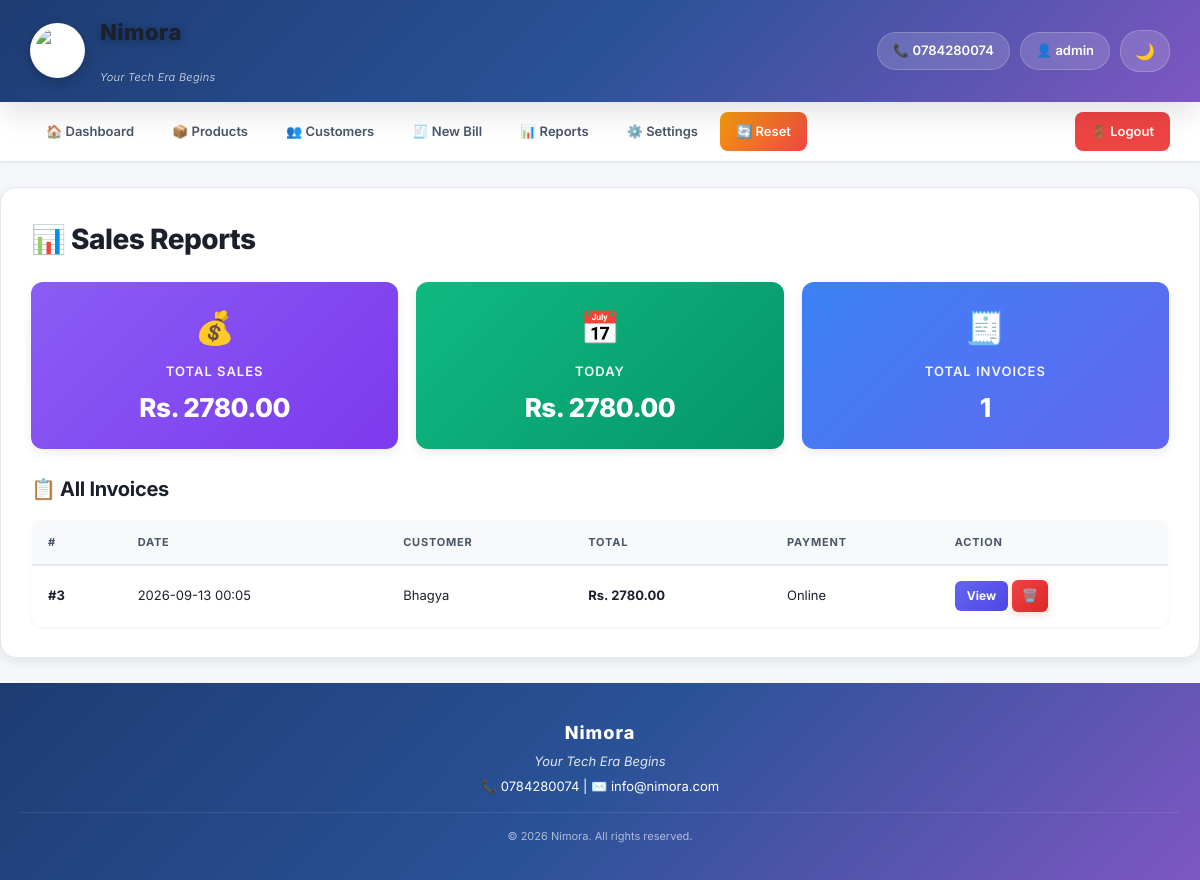
The app's page /reports (signed in) with its own data.
### tables this page shows
CREATE TABLE invoices (
        id INTEGER PRIMARY KEY AUTOINCREMENT,
        customer_id INTEGER,
        date TEXT,
        total REAL,
        payment_method TEXT,
        discount REAL DEFAULT 0
    );

CREATE TABLE customers (
        id INTEGER PRIMARY KEY AUTOINCREMENT,
        name TEXT NOT NULL,
        phone TEXT,
        email TEXT,
        address TEXT
    );

### app.py (the view)
@app.route('/reports')
@login_required
def reports():
    conn = get_db()
    invoices = conn.execute('''SELECT i.*, c.name as customer_name FROM invoices i
                               LEFT JOIN customers c ON i.customer_id = c.id
                               ORDER BY i.id DESC''').fetchall()
    total_sales = conn.execute('SELECT COALESCE(SUM(total),0) FROM invoices').fetchone()[0]
    today = datetime.now().strftime('%Y-%m-%d')
    today_sales = conn.execute("SELECT COALESCE(SUM(total),0) FROM invoices WHERE date LIKE ?",
                                (today + '%',)).fetchone()[0]
    conn.close()
    return render_template('reports.html', invoices=invoices,
                           total_sales=total_sales, today_sales=today_sales)

### app.py (called while the page is built)
def get_db():
    conn = sqlite3.connect(DB, timeout=10)
    conn.row_factory = sqlite3.Row
    return conn

@app.context_processor
def inject_branding():
    return {
        'business_name': BUSINESS_NAME,
        'tagline': TAGLINE,
        'logo_url': LOGO_URL,
        'phone': PHONE,
        'email': EMAIL,
        'address': ADDRESS,
        'currency': CURRENCY,
        'now': datetime.now()
    }

def login_required(f):
    @wraps(f)
    def wrapper(*args, **kwargs):
        if 'user_id' not in session:
            return redirect(url_for('login'))
        return f(*args, **kwargs)
    return wrapper

### templates/reports.html (shortened to what this page needs)
{% extends "base.html" %}
{% block content %}
<h1>📊 Sales Reports</h1>
<div class="cards">
    <div class="card card-purple">
        <span>💰</span>
        <p>Total Sales</p>
        <b>{{ currency }} {{ "%.2f"|format(total_sales) }}</b>
    </div>
    <div class="card card-green">
        <span>📅</span>
        <p>Today</p>
        <b>{{ currency }} {{ "%.2f"|format(today_sales) }}</b>
    </div>
    <div class="card card-blue">
        <span>🧾</span>
        <p>Total Invoices</p>
        <b>{{ invoices|length }}</b>
    </div>
</div>
<h2>📋 All Invoices</h2>
{% if invoices %}
<table>
    <thead>
        <tr>
            <th>#</th><th>Date</th><th>Customer</th>
            <th>Total</th><th>Payment</th><th>Action</th>
        </tr>
    </thead>
    <tbody>
        {% for i in invoices %}
        <tr>
            <td><b>#{{ i.id }}</b></td>
            <td>{{ i.date }}</td>
            <td>{{ i.customer_name or '-' }}</td>
            <td><b>{{ currency }} {{ "%.2f"|format(i.total) }}</b></td>
            <td>{{ i.payment_method }}</td>
            <td>
                <a href="{{ url_for('view_invoice', id=i.id) }}" class="btn-view" target="_blank">View</a>
                <a href="{{ url_for('delete_invoice', id=i.id) }}" class="btn-delete"
                   onclick="return confirm('Delete invoice #{{ i.id }}?')">🗑️</a>
            </td>
        </tr>
        {% endfor %}
    </tbody>
</table>
{% else %}
<p class="empty">No invoices yet.</p>
{% endif %}
{% endblock %}

### static/style.css (style rules this page uses)
:root { --bg-primary: #f5f7fb; --bg-secondary: #ffffff; --bg-tertiary: #f8f9fb; --bg-header: linear-gradient(135deg, #1e3c72 0%, #2a5298 50%, #7e57c2 100%); --bg-nav: #ffffff; --text-primary: #1a202c; --text-secondary: #4a5568; --text-muted: #a0aec0; --text-inverse: #ffffff; --border-color: #e2e8f0; --border-light: #f0f2f5; --accent-primary: #6366f1; --accent-hover: #4f46e5; --accent-success: #10b981; --accent-danger: #ef4444; --accent-warning: #f59e0b; --accent-info: #3b82f6; --shadow-sm: 0 1px 3px rgba(0,0,0,0.06); --shadow-md: 0 4px 12px rgba(0,0,0,0.08); --shadow-lg: 0 10px 30px rgba(0,0,0,0.12); --shadow-xl: 0 20px 50px rgba(0,0,0,0.15); --radius-sm: 8px; --radius-md: 12px; --radius-lg: 16px; --radius-xl: 24px; --transition: all 0.25s cubic-bezier(0.4, 0, 0.2, 1); }
* { box-sizing: border-box; margin: 0; padding: 0; }
html { scroll-behavior: smooth; }
body { font-family: 'Inter', 'Segoe UI', -apple-system, BlinkMacSystemFont, Arial, sans-serif; background: var(--bg-primary); color: var(--text-primary); min-height: 100vh; display: flex; flex-direction: column; transition: background 0.3s, color 0.3s; font-size: 14px; line-height: 1.5; }
h1 { color: var(--text-primary); font-size: 28px; font-weight: 800; margin-bottom: 20px; letter-spacing: -0.5px; }
h2 { color: var(--text-primary); font-size: 20px; font-weight: 700; margin: 25px 0 15px; letter-spacing: -0.3px; }
.cards { display: grid; grid-template-columns: repeat(auto-fit, minmax(200px, 1fr)); gap: 18px; margin: 22px 0; }
.card { padding: 22px; border-radius: var(--radius-md); color: white; text-align: center; box-shadow: var(--shadow-md); transition: var(--transition); position: relative; overflow: hidden; cursor: pointer; }
.card::before { content: ''; position: absolute; top: -50%; right: -50%; width: 200%; height: 200%; background: radial-gradient(circle, rgba(255,255,255,0.1) 0%, transparent 70%); opacity: 0; transition: var(--transition); }
.card span { font-size: 32px; display: block; margin-bottom: 10px; }
.card p { font-size: 13px; font-weight: 600; text-transform: uppercase; letter-spacing: 1px; opacity: 0.95; margin-bottom: 6px; }
.card b { font-size: 26px; font-weight: 800; display: block; letter-spacing: -0.5px; }
.card-blue { background: linear-gradient(135deg, #3b82f6, #6366f1); }
.card-green { background: linear-gradient(135deg, #10b981, #059669); }
.card-purple { background: linear-gradient(135deg, #8b5cf6, #7c3aed); }
table { width: 100%; border-collapse: collapse; margin-top: 15px; background: var(--bg-secondary); border-radius: var(--radius-md); overflow: hidden; box-shadow: var(--shadow-sm); border: 1px solid var(--border-color); }
th, td { padding: 14px 16px; text-align: left; border-bottom: 1px solid var(--border-color); font-size: 13px; }
th { background: var(--bg-tertiary); color: var(--text-secondary); font-weight: 700; font-size: 11px; text-transform: uppercase; letter-spacing: 0.8px; border-bottom: 2px solid var(--border-color); }
tbody tr { transition: var(--transition); }
tbody tr:last-child td { border-bottom: none; }
.btn-delete { background: linear-gradient(135deg, #ef4444, #dc2626); color: white; padding: 6px 10px; border-radius: 6px; text-decoration: none; font-size: 13px; display: inline-block; box-shadow: 0 2px 8px rgba(239,68,68,0.25); }
.btn-view { background: linear-gradient(135deg, #6366f1, #4f46e5); color: white; padding: 6px 12px; border-radius: 6px; text-decoration: none; font-size: 12px; font-weight: 700; display: inline-block; }

### records on screen
invoices: id "3", date "2026-09-13 00:05", name "Bhagya", currency "Rs.", total "2780.00", payment_method "Online"

### other values on screen
{{ business_name }} "Nimora"
{{ tagline }} "Your Tech Era Begins"
{{ phone }} "0784280074"
{{ session.username }} "admin"
{{ currency }} "Rs."
{{ "%.2f"|format(total_sales) }} "2780.00"
{{ "%.2f"|format(today_sales) }} "2780.00"
{{ invoices|length }} "1"
{{ email }} "info@nimora.com"
